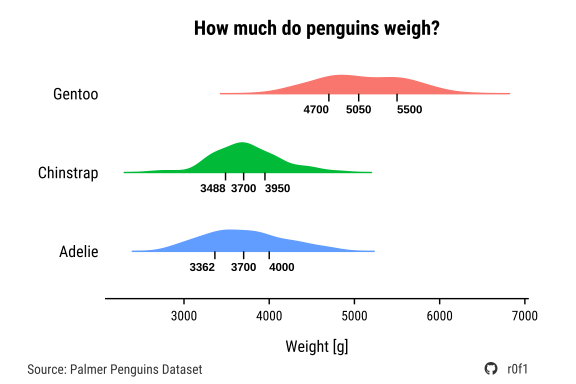

Source code (R):
# https://allisonhorst.github.io/palmerpenguins/

library(ggplot2)
library(gghalves)
library(palmerpenguins)
library(showtext)

sysfonts::font_add(
  family = "Font Awesome 6 Brands",
  regular = "fontawesome/otfs/Font Awesome 7 Brands-Regular-400.otf"
)
font_add_google("Roboto Condensed")
showtext_auto()
showtext_opts(dpi = 100)

social_caption <- glue::glue(
  "<span style='font-family:\"Font Awesome 6 Brands\";'>&#xf09b; </span>",
  "<span> r0f1</span>",
)

data = penguins |> na.omit()

p <- ggplot(data, aes(x = species, y = body_mass_g, fill = species)) +
  geom_half_violin(
    aes(color = species),
    side = "r",
    trim = FALSE,
  ) +

  # Q1 marker and label
  stat_summary(
    fun = function(x) quantile(x, 0.25, na.rm = TRUE),
    aes(xend = after_stat(x) - 0.1, yend = after_stat(y)),
    geom = "segment",
    linewidth = 0.5,
    color = "black"
  ) +
  stat_summary(
    fun = function(x) quantile(x, 0.25, na.rm = TRUE),
    geom = "text",
    aes(label = sprintf("%.0f", after_stat(y))),
    vjust = 2.5,
    hjust = 1,
    size = 3,
    fontface = "bold",
  ) +

  # Median marker and label
  stat_summary(
    fun = median,
    aes(xend = after_stat(x) - 0.1, yend = after_stat(y)),
    geom = "segment",
    linewidth = 0.5,
    color = "black"
  ) +
  stat_summary(
    fun = median,
    geom = "text",
    aes(label = sprintf("%.0f", after_stat(y))),
    vjust = 2.5,
    size = 3,
    fontface = "bold"
  ) +

  # Q3 marker and label
  stat_summary(
    fun = function(x) quantile(x, 0.75, na.rm = TRUE),
    aes(xend = after_stat(x) - 0.1, yend = after_stat(y)),
    geom = "segment",
    linewidth = 0.5,
    color = "black"
  ) +
  stat_summary(
    fun = function(x) quantile(x, 0.75, na.rm = TRUE),
    geom = "text",
    aes(label = sprintf("%.0f", after_stat(y))),
    vjust = 2.5,
    size = 3,
    hjust = 0,
    fontface = "bold"
  ) +
  coord_flip() +
  scale_fill_manual(
    values = c(
      "Adelie" = "#619cff",
      "Chinstrap" = "#00ba38",
      "Gentoo" = "#f8766d"
    ),
  ) +
  scale_color_manual(
    values = c(
      "Adelie" = "#619cff",
      "Chinstrap" = "#00ba38",
      "Gentoo" = "#f8766d"
    )
  ) +
  labs(
    title = "How much do penguins weigh?",
    x = "",
    y = "Weight [g]",
    caption = social_caption,
  ) +
  theme_minimal() +
  theme(
    axis.ticks.x = element_line(linewidth = 0.5),
    axis.line.x = element_line(linewidth = 0.5),
    axis.text.x = element_text(
      size = 10,
      color = "black",
      margin = margin(t = 10)
    ),
    axis.text.y = element_text(
      size = 12,
      color = "black",
      hjust = 1,
      margin = margin(r = 10)
    ),
    axis.ticks.length.x = unit(0.15, "cm"),
    axis.title.x = element_text(
      size = 12,
      color = "black",
      margin = margin(t = 13)
    ),
    legend.position = "none",
    panel.grid.major = element_blank(),
    panel.grid.minor = element_blank(),
    plot.caption = ggtext::element_markdown(
      size = 10,
      color = "grey20",
    ),
    plot.margin = margin(t = 10, r = 30, b = 10, l = 10),
    plot.title = element_text(
      hjust = 0.5,
      size = 15,
      face = "bold",
    ),
    text = element_text(family = "Roboto Condensed"),
  ) +
  patchwork::plot_annotation(
    caption = "Source: Palmer Penguins Dataset",
    theme = theme(
      plot.caption = element_text(
        size = 10,
        hjust = 0,
        margin = margin(t = -19, l = 5),
        color = "grey20",
      ),
      text = element_text(family = "Roboto Condensed"),
    )
  )

ggsave(
  here::here("projects", "project_0006", "penguin_weight.svg"),
  plot = p,
  width = 600,
  height = 400,
  units = "px",
  dpi = 100,
)
